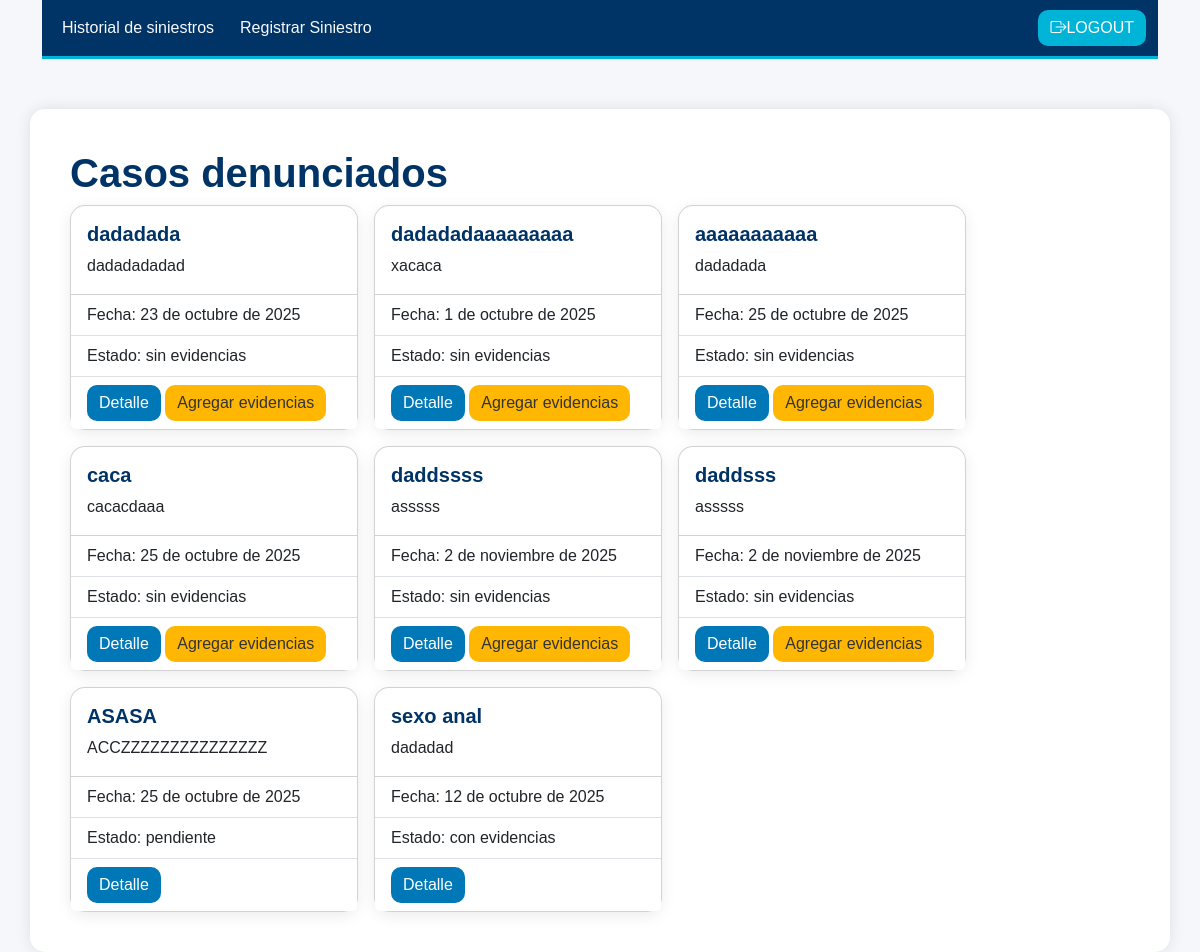
Page / (signed in) on the earlier database version.
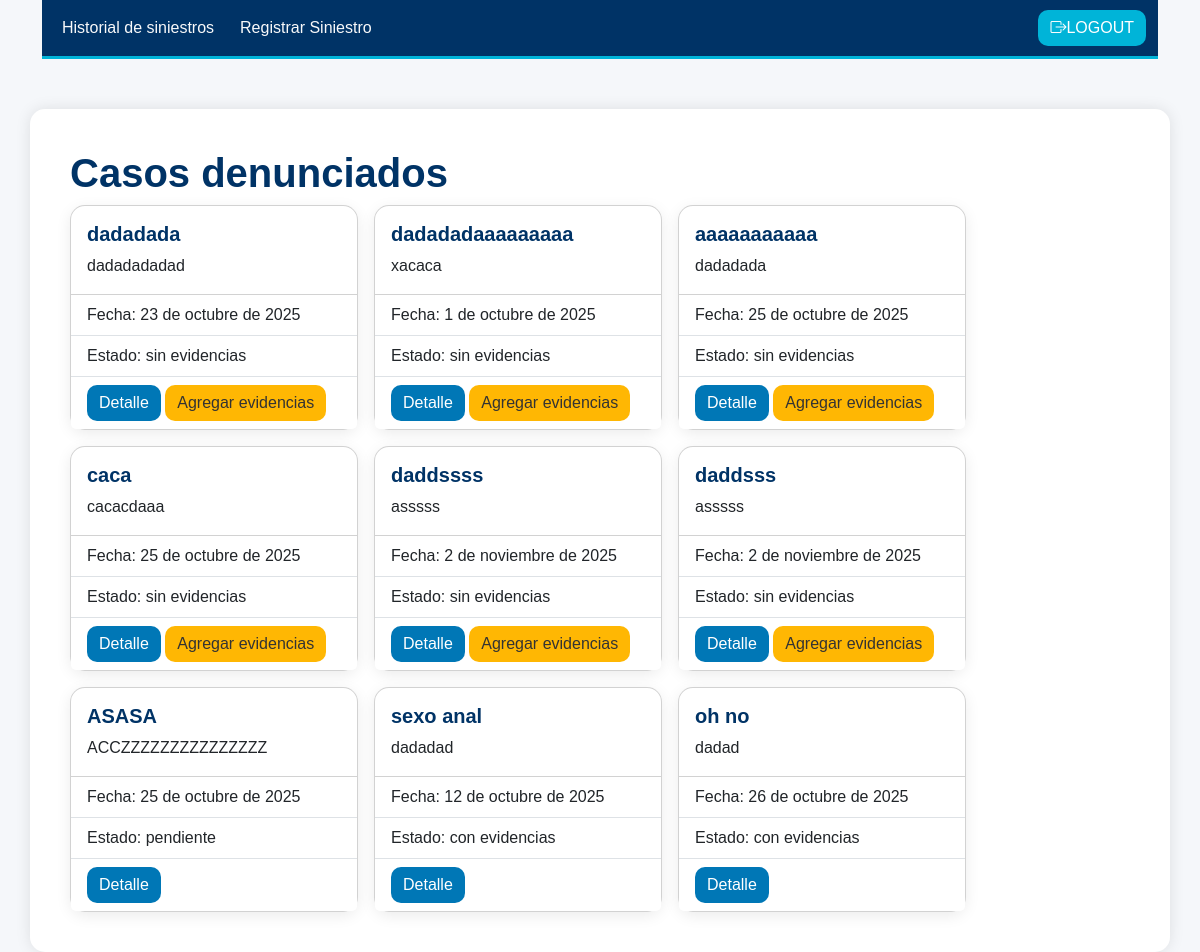
Same page on the later database version.
### ClienteSiniestro/models.py (models this page shows, shortened)
class Sinis(models.Model):
    asunto = models.CharField(max_length=100, unique=True)
    descripcion = models.TextField()
    fecha = models.DateField()
    imagen1 = models.ImageField(upload_to='Cliente', null=True, blank=True)
    imagen2 = models.ImageField(upload_to='Cliente', null=True, blank=True)
    imagen3 = models.ImageField(upload_to='Cliente', null=True, blank=True)
    imagen4 = models.ImageField(upload_to='Cliente', null=True, blank=True)
    imagen5 = models.ImageField(upload_to='Cliente', null=True, blank=True)
    expli1 = models.CharField(max_length=100, blank=True)
    expli2 = models.CharField(max_length=100, blank=True)
    expli3 = models.CharField(max_length=100, blank=True)
    expli4 = models.CharField(max_length=100, blank=True)
    expli5 = models.CharField(max_length=100, blank=True)
    estado = models.CharField(max_length=50, default='pendiente')

### ClienteSiniestro/views.py (the view)
# urls.py: path('', sinView, name='list'),
@login_required
def sinView(request):
    return render(request, 'ClienteSiniestro/sin_view.html', {'sinis': Sinis.objects.all})

### ClienteSiniestro/templates/ClienteSiniestro/sin_view.html
{% extends "ClienteSiniestro/base.html" %}
{% block content %}
<h1>Casos denunciados</h1>
<div class="d-flex flex-wrap gap-3">
    {% for s in sinis %}
    <div class="card" style="width: 18rem;">
        <div class="card-body">
            <h5 class="card-title">{{ s.asunto }}</h5>
            <p class="card-text">{{ s.descripcion }}</p>
        </div>
        <ul class="list-group list-group-flush">
            <li class="list-group-item">Fecha: {{ s.fecha }}</li>
            <li class="list-group-item">Estado: {{ s.estado }}</li>
            <li class="list-group-item">
                <a href="{% url 'detail' s.id %}" class="btn btn-primary">Detalle</a>
                {% if s.estado == "sin evidencias" %}
                <a href="{% url 'evidence' s.id %}" class="btn btn-warning">Agregar evidencias</a>
                {% endif %}
            </li>
        </ul>
    </div>
    {% empty %}
    <h3>No se han denunciado siniestros aun</h3>
    {% endfor %}
</div>
{% endblock content %}

Differences in the rows shown:
added Sinis: asunto "oh no", descripcion "dadad", fecha "26 de octubre de 2025", estado "con evidencias"
